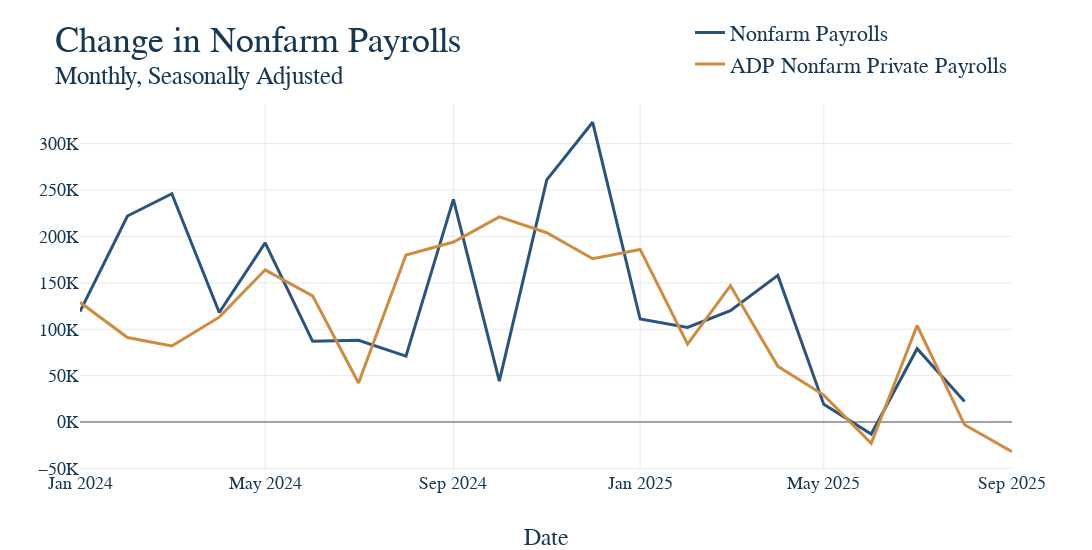

Notebook code for this chart:
### Markdown cell above
5. Now that all our data is ready, make the graph and have it save itself as a .html file to graph_output whenver the notebooks is rerun. The name of the file should exactly match the notebook name. For instance, this file "example.ipynb" produces the graph "example.html." Nice work, you made a graph!

### Code cell
# First make the figure
fig = go.Figure()

for col in joined_df.columns:
    fig.add_trace(
        go.Scatter(
            x=joined_df.index,
            y=joined_df[col],
            mode='lines',
            name=col
        )
    )



# Update the titles, using the html tage <sup> for a subtitle 
fig.update_layout(
    title = dict(text = "Change in Nonfarm Payrolls<br><sup>Monthly, Seasonally Adjusted </sup>"),
    xaxis_title="Date",
    yaxis_title="",
    legend=dict(orientation="v")
)


# This is graph specific, but here we want the y-axis to be percent signs 
fig.update_yaxes(
    tickformat=".0f",
    ticksuffix="K"
)

# Again, graph specific, we have a mutliyear series and want tick marks to be years
fig.update_xaxes(
    type='date',
    dtick="M4",
)

fig.update_layout(
    height=550,
    width=1150,
)

# Show our figure (Dimensions may be off on different screen sizes)
fig.show()

# This should be the same for EVERY GRAPH!
# Save it to the graph_output folder with the name matching the file, as HTML
fig.write_html(GRAPH_OUTPUT_PATH / f"{GRAPH_NAME}.html")

### Figure 1 — Plotly figure (JSON) as saved in the notebook; plotly's stock layout.template omitted (floating-point values rounded to 4 significant figures)
{"data": [{"mode": "lines", "name": "Nonfarm Payrolls", "type": "scatter", "x": ["2024-01-01T00:00:00", "2024-02-01T00:00:00", "2024-03-01T00:00:00", "2024-04-01T00:00:00", "2024-05-01T00:00:00", "2024-06-01T00:00:00", "2024-07-01T00:00:00", "2024-08-01T00:00:00", "2024-09-01T00:00:00", "2024-10-01T00:00:00", "2024-11-01T00:00:00", "2024-12-01T00:00:00", "2025-01-01T00:00:00", "2025-02-01T00:00:00", "2025-03-01T00:00:00", "2025-04-01T00:00:00", "2025-05-01T00:00:00", "2025-06-01T00:00:00", "2025-07-01T00:00:00", "2025-08-01T00:00:00", "2025-09-01T00:00:00"], "y": [119.0, 222.0, 246.0, 118.0, 193.0, 87.0, 88.0, 71.0, 240.0, 44.0, 261.0, 323.0, 111.0, 102.0, 120.0, 158.0, 19.0, -13.0, 79.0, 22.0, NaN]}, {"mode": "lines", "name": "ADP Nonfarm Private Payrolls", "type": "scatter", "x": ["2024-01-01T00:00:00", "2024-02-01T00:00:00", "2024-03-01T00:00:00", "2024-04-01T00:00:00", "2024-05-01T00:00:00", "2024-06-01T00:00:00", "2024-07-01T00:00:00", "2024-08-01T00:00:00", "2024-09-01T00:00:00", "2024-10-01T00:00:00", "2024-11-01T00:00:00", "2024-12-01T00:00:00", "2025-01-01T00:00:00", "2025-02-01T00:00:00", "2025-03-01T00:00:00", "2025-04-01T00:00:00", "2025-05-01T00:00:00", "2025-06-01T00:00:00", "2025-07-01T00:00:00", "2025-08-01T00:00:00", "2025-09-01T00:00:00"], "y": [129.0, 91.0, 82.0, 113.0, 164.0, 136.0, 42.0, 180.0, 194.0, 221.0, 204.0, 176.0, 186.0, 84.0, 147.0, 60.0, 29.0, -23.0, 104.0, -3.0, -32.0]}], "layout": {"height": 550, "legend": {"orientation": "v"}, "title": {"text": "Change in Nonfarm Payrolls<br><sup>Monthly, Seasonally Adjusted </sup>"}, "width": 1150, "xaxis": {"dtick": "M4", "title": {"text": "Date"}, "type": "date"}, "yaxis": {"tickformat": ".0f", "ticksuffix": "K", "title": {"text": ""}}}}
